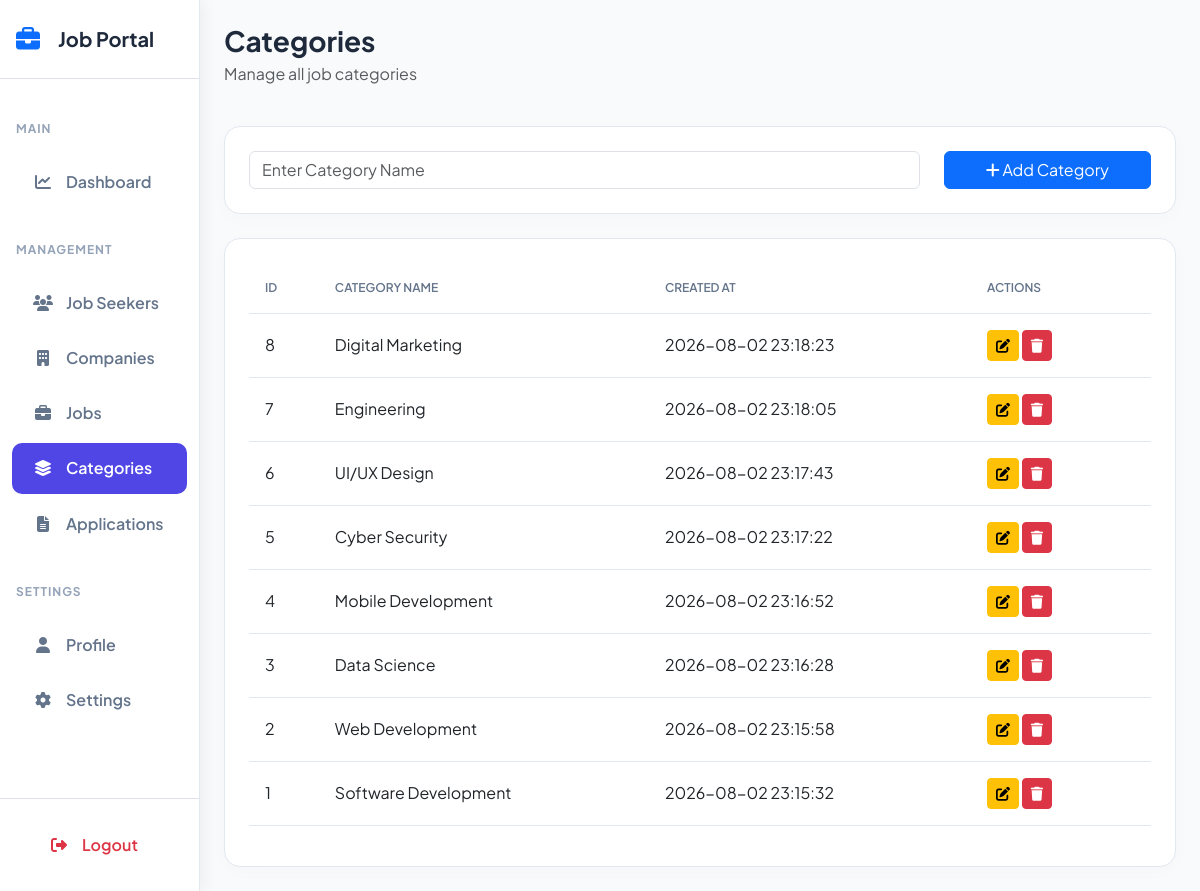
The app's page /admin/categories.php with its own data.
### tables this page shows
CREATE TABLE `categories` (
  `id` int(11) NOT NULL,
  `category_name` varchar(100) NOT NULL,
  `created_at` timestamp NOT NULL DEFAULT current_timestamp()
);

### admin/categories.php (the view, shortened to what this page needs)
<?php
include '../includes/db.php';
$edit = false;
$category = "";
$result = mysqli_query($conn, "SELECT * FROM categories ORDER BY id DESC");
?>
<!DOCTYPE html>
<html lang="en">
<head>
<link href="https://cdn.jsdelivr.net/npm/bootstrap@5.3.0/dist/css/bootstrap.min.css" rel="stylesheet">
<link rel="stylesheet"
href="https://cdnjs.cloudflare.com/ajax/libs/font-awesome/6.4.0/css/all.min.css">
<link rel="stylesheet"
href="../assets/css/users.css?v=<?php echo time(); ?>">
</head>
<body>
<div class="container-fluid p-0">
<div class="row g-0">
<?php include 'sidebar.php'; ?>
<div class="col-md-10 p-4">
<div class="d-flex justify-content-between align-items-center mb-4">
<div>
<h3 class="fw-bold mb-1">Categories</h3>
<p class="text-muted">
Manage all job categories
</p>
</div>
</div>
<div class="table-card p-4 mb-4">
<?php if($edit){ ?>
<form method="POST">
<input type="hidden" name="id"
value="<?= $category['id']; ?>">
<div class="row">
<div class="col-md-9">
<input
type="text"
name="category_name"
class="form-control"
value="<?= htmlspecialchars($category['category_name']); ?>"
required>
</div>
<div class="col-md-3">
<button
class="btn btn-warning w-100"
name="update">
<i class="fa fa-edit"></i>
Update
</button>
</div>
</div>
</form>
<?php } else { ?>
<form method="POST">
<div class="row">
<div class="col-md-9">
<input
type="text"
name="category_name"
class="form-control"
placeholder="Enter Category Name"
required>
</div>
<div class="col-md-3">
<button
class="btn btn-primary w-100"
name="add">
<i class="fa fa-plus"></i>
Add Category
</button>
</div>
</div>
</form>
<?php } ?>
</div>
<div class="table-card p-4">
<div class="table-responsive">
<table class="table align-middle">
<thead>
<tr>
<th>ID</th>
<th>Category Name</th>
<th>Created At</th>
<th width="180">Actions</th>
</tr>
</thead>
<tbody>
    <?php while($row = mysqli_fetch_assoc($result)){ ?>
<tr>
    <td><?= $row['id']; ?></td>
    <td><?= htmlspecialchars($row['category_name']); ?></td>
    <td><?= $row['created_at']; ?></td>
    <td>
        <a href="categories.php?edit=<?= $row['id']; ?>"
           class="btn btn-warning btn-sm">
            <i class="fa fa-edit"></i>
        </a>
        <a href="categories.php?delete=<?= $row['id']; ?>"
           class="btn btn-danger btn-sm"
           onclick="return confirm('Are you sure you want to delete this category?')">
            <i class="fa fa-trash"></i>
        </a>
    </td>
</tr>
<?php } ?>
</tbody>
</table>
</div>
</div>
</div>
</div>
</div>
</body>
</html>

### admin/sidebar.php
<?php
$currentPage = basename($_SERVER['PHP_SELF']);
?>
<div class="col-md-2 sidebar d-flex flex-column">
    <div class="brand py-4 px-3 border-bottom">
        <i class="fa-solid fa-briefcase text-primary me-2"></i>
        <span class="fw-bold">Job Portal</span>
    </div>
    <div class="flex-grow-1 mt-3">
        <div class="sidebar-title px-3 mb-2">
            MAIN
        </div>
        <a href="dashboard.php" class="<?= $currentPage == 'dashboard.php' ? 'active' : '' ?>">
            <i class="fa-solid fa-chart-line"></i>
            Dashboard
        </a>
        <div class="sidebar-title px-3 mt-4 mb-2">
            MANAGEMENT
        </div>
        <a href="users.php" class="<?= $currentPage == 'users.php' ? 'active' : '' ?>">
            <i class="fa-solid fa-users"></i>
            Job Seekers
        </a>
        <a href="companies.php" class="<?= $currentPage == 'companies.php' ? 'active' : '' ?>">
            <i class="fa-solid fa-building"></i>
            Companies
        </a>
        <a href="jobs.php" class="<?= $currentPage == 'jobs.php' ? 'active' : '' ?>">
            <i class="fa-solid fa-briefcase"></i>
            Jobs
        </a>
        <a href="categories.php" class="<?= $currentPage == 'categories.php' ? 'active' : '' ?>">
            <i class="fa-solid fa-layer-group"></i>
            Categories
        </a>
       <a href="application.php" class="<?= $currentPage == 'application.php' ? 'active' : '' ?>">
    <i class="fa-solid fa-file-lines"></i>
    Applications
</a>
        <div class="sidebar-title px-3 mt-4 mb-2">
            SETTINGS
        </div>
        <a href="profile.php" class="<?= $currentPage == 'profile.php' ? 'active' : '' ?>">
            <i class="fa-solid fa-user"></i>
            Profile
        </a>
        <a href="settings.php" class="<?= $currentPage == 'settings.php' ? 'active' : '' ?>">
            <i class="fa-solid fa-gear"></i>
            Settings
        </a>
    </div>
    <div class="border-top p-3">
        <a href="../logout.php" class="text-danger">
            <i class="fa-solid fa-right-from-bracket"></i>
            Logout
        </a>
    </div>
</div>

### assets/css/users.css (style rules this page uses)
body { font-family: 'Plus Jakarta Sans', sans-serif; background-color: #f8fafc; color: #1e293b; margin: 0; }
.sidebar { min-height: 100vh; background: #ffffff; border-right: 1px solid #e2e8f0; box-shadow: 4px 0 15px rgba(0,0,0,.05); }
.sidebar .brand { font-size: 1.25rem; font-weight: 700; padding: 1.5rem 1.25rem; border-bottom: 1px solid #e2e8f0; }
.sidebar a { color: #64748b; text-decoration: none; padding: 0.85rem 1.25rem; display: flex; align-items: center; gap: 12px; font-weight: 600; border-radius: 10px; margin: 4px 12px; transition: all 0.2s ease; }
.sidebar a:hover, .sidebar a.active { background: #4f46e5 !important; color: #ffffff !important; }
.sidebar-title { font-size:12px; font-weight:700; color:#94a3b8; text-transform:uppercase; letter-spacing:1px; padding:10px 22px; margin-top:15px; }
.sidebar .brand { display:flex; align-items:center; gap:10px; }
.sidebar .brand i { font-size:24px; }
.sidebar a i { width:22px; text-align:center; font-size:16px; }
.sidebar a { position:relative; }
.table-card { background: #ffffff; border-radius: 16px; border: 1px solid #e2e8f0; box-shadow: 0px 4px 20px rgba(0, 0, 0, 0.02); }
.table thead th { color: #64748b; font-weight: 600; font-size: 0.75rem; text-transform: uppercase; padding: 1rem; border-bottom: 1px solid #e2e8f0; }
.table td { padding: 1rem; border-bottom: 1px solid #e2e8f0; vertical-align: middle; }

### records on screen
categories: id "8", category_name "Digital Marketing", created_at "2026-08-02 23:18:23"
categories: id "7", category_name "Engineering", created_at "2026-08-02 23:18:05"
categories: id "6", category_name "UI/UX Design", created_at "2026-08-02 23:17:43"
categories: id "5", category_name "Cyber Security", created_at "2026-08-02 23:17:22"
categories: id "4", category_name "Mobile Development", created_at "2026-08-02 23:16:52"
categories: id "3", category_name "Data Science", created_at "2026-08-02 23:16:28"
categories: id "2", category_name "Web Development", created_at "2026-08-02 23:15:58"
categories: id "1", category_name "Software Development", created_at "2026-08-02 23:15:32"
